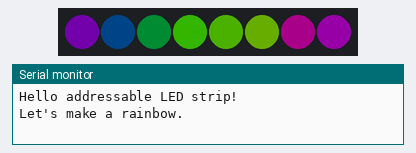
Bench run of a sketch on a simulated Arduino Uno, built with avr-gcc and run on an emulated ATmega328P. On the bench: 8 RGB LEDs in strip order, left to right, the last lines printed to the serial monitor. Dim RGB values are drawn brighter than linear; random numbers use the default seed unless the sketch sets one.

Above: at 3.15 s.
At 6.82 s:
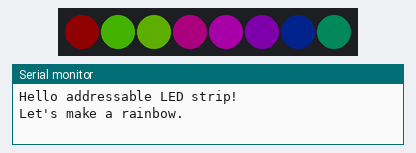
At 10.74 s:
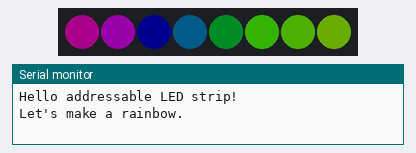
At 22.6 s:
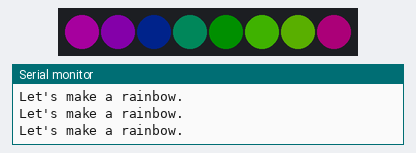
At 31.4 s:
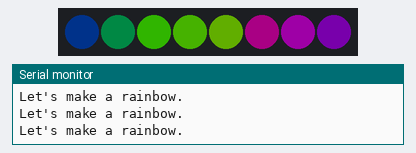
At 39.66 s:
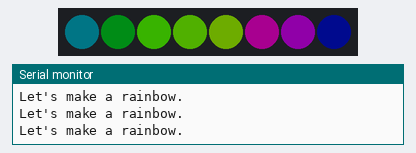
Timing chart, 0 to 40.0 s (numbered marks = the images above):
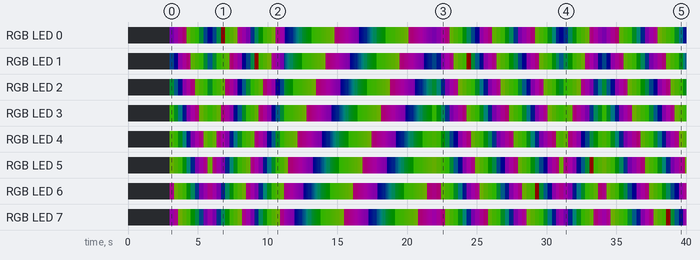

The sketch:

fastled_rainbow.ino
```cpp
#include <FastLED.h>

#define LED_PIN     12
#define NUM_LEDS    8
#define BRIGHTNESS  64
#define LED_TYPE    WS2811
#define COLOR_ORDER GRB

CRGB leds[NUM_LEDS];

// This example shows several ways to set up and use 'palettes' of colors
// with FastLED.

void setup() {
  Serial.begin(115200);
  Serial.println("Hello addressable LED strip!");
  delay( 3000 ); // power-up safety delay
  FastLED.addLeds<LED_TYPE, LED_PIN, COLOR_ORDER>(leds, NUM_LEDS).setCorrection( TypicalLEDStrip );
  FastLED.setBrightness(  BRIGHTNESS );
}

void loop()
{
  randomSeed(millis());

  int wait=random(10,30);
  int dim=random(4,6);
  int max_cycles=8;
  int cycles=random(1,max_cycles+1);

  rainbowCycle(wait, cycles, dim);
}

void rainbowCycle(int wait, int cycles, int dim)
{
  Serial.println("Let's make a rainbow.");
  //loop several times with same configurations and same delay
  for(int cycle=0; cycle < cycles; cycle++)
  {
    byte dir=random(0,2);
    int k=255;

    //loop through all colors in the wheel
    for (int j=0; j < 256; j++,k--)
    {

      if(k<0)
      {
        k=255;
      }

      //Set RGB color of each LED
      for(int i=0; i<NUM_LEDS; i++)
      {
        CRGB ledColor = wheel(((i * 256 / NUM_LEDS) + (dir==0?j:k)) % 256,dim);
        leds[i]=ledColor;
      }

      FastLED.show();
      FastLED.delay(wait);
    }
  }
}

CRGB wheel(int WheelPos, int dim)
{
  CRGB color;
  if (85 > WheelPos)
  {
   color.r=0;
   color.g=WheelPos * 3/dim;
   color.b=(255 - WheelPos * 3)/dim;;
  }
  else if (170 > WheelPos)
  {
   color.r=WheelPos * 3/dim;
   color.g=(255 - WheelPos * 3)/dim;
   color.b=0;
  }
  else
  {
   color.r=(255 - WheelPos * 3)/dim;
   color.g=0;
   color.b=WheelPos * 3/dim;
  }
  return color;
}
```

Measured:
- by itself, RGB LED 2: off → RGB(0, 11, 4) at 3.0 s, → RGB(0, 6, 9) 0.30 s later, → RGB(0, 1, 14) 0.30 s later, → RGB(36, 0, 44) 0.30 s later, … (168 changes in this stretch)
- by itself, RGB LED 3: off → RGB(18, 63, 0) at 3.0 s, → RGB(0, 12, 3) 0.30 s later, → RGB(0, 7, 8) 0.30 s later, → RGB(0, 2, 13) 0.30 s later, … (168 changes in this stretch)
